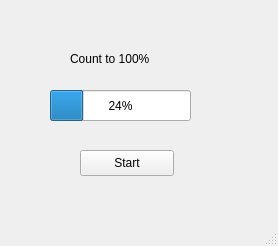
<?xml version="1.0" encoding="UTF-8"?>
<ui version="4.0">
 <class>MainWindow</class>
 <widget class="QMainWindow" name="MainWindow">
  <property name="geometry">
   <rect>
    <x>0</x>
    <y>0</y>
    <width>278</width>
    <height>246</height>
   </rect>
  </property>
  <property name="windowTitle">
   <string>MainWindow</string>
  </property>
  <widget class="QWidget" name="centralwidget">
   <widget class="QPushButton" name="startButton">
    <property name="geometry">
     <rect>
      <x>80</x>
      <y>150</y>
      <width>94</width>
      <height>26</height>
     </rect>
    </property>
    <property name="text">
     <string>Start</string>
    </property>
   </widget>
   <widget class="QLabel" name="label_text">
    <property name="geometry">
     <rect>
      <x>70</x>
      <y>50</y>
      <width>101</width>
      <height>18</height>
     </rect>
    </property>
    <property name="text">
     <string>Count to 100%</string>
    </property>
   </widget>
   <widget class="QProgressBar" name="progressBar">
    <property name="geometry">
     <rect>
      <x>50</x>
      <y>90</y>
      <width>141</width>
      <height>31</height>
     </rect>
    </property>
    <property name="minimum">
     <number>0</number>
    </property>
    <property name="value">
     <number>24</number>
    </property>
   </widget>
  </widget>
  <widget class="QStatusBar" name="statusbar"/>
 </widget>
 <resources/>
 <connections/>
</ui>
